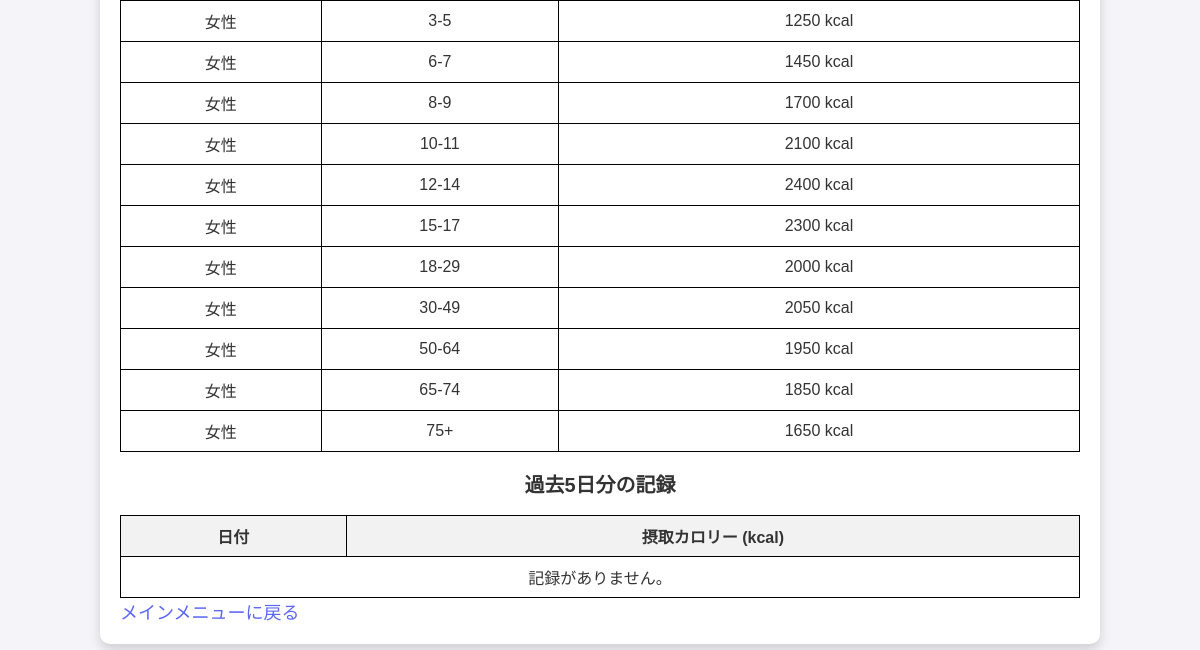
The app's page /accounts/food_record/ (signed in, lower part), older data.
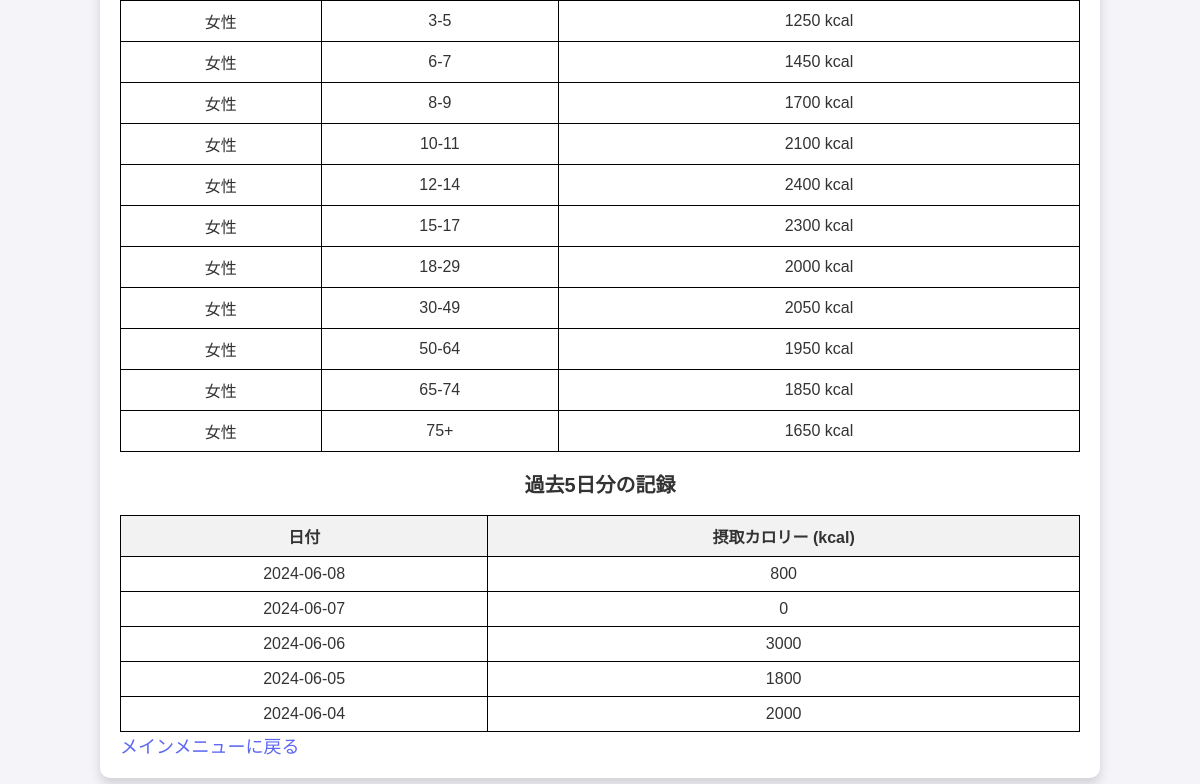
The same page, newer data.
### myapp/models.py (models this page shows, shortened)
class FoodRecord(models.Model):
    user = models.ForeignKey(CustomUser, on_delete=models.CASCADE, verbose_name=_('ユーザー'))
    date = models.DateField(_('日付'))
    calories = models.IntegerField(_('カロリー'))
    description = models.TextField(_('説明'), blank=True, null=True)
    class Meta:
        unique_together = ('user', 'date')

### myapp/views.py (the view)
# urls.py: path('food_record/', views.food_record, name='food_record'),
@login_required
def food_record(request):
    user_profile = UserProfile.objects.get(user=request.user)
    birthdate = user_profile.user.birth_date
    converted_gender = convert_gender(user_profile.user.gender)
    today = date.today()
    age = today.year - birthdate.year - ((today.month, today.day) < (birthdate.month, birthdate.day))
    recommended_calories = get_recommended_calories(age, converted_gender)
    recommended_calories_plus_500 = recommended_calories + 500
    recommended_calories_minus_500 = recommended_calories - 500
    calories_by_age_gender = get_calories_by_age_gender()
    form = FoodRecordForm(request.POST or None)
    if request.method == 'POST' and form.is_valid():
        record = form.save(commit=False)
        record.user = request.user
        record.date = form.cleaned_data['date']
        record.save()
        return redirect('myapp:food_record')
    food_records = FoodRecord.objects.filter(user=request.user).order_by('-date')
    yesterday_calories = food_records.first().calories if food_records.exists() else 0
    goal_calories = user_profile.target_calories
    achievement_percent = (yesterday_calories / goal_calories * 100) if goal_calories else 0
    past_five_days_records = FoodRecord.objects.filter(user=request.user).order_by('-date')[:5]
    context = {
        'form': form,
        'recommended_calories': recommended_calories,
        'recommended_calories_plus_500': recommended_calories_plus_500,
        'recommended_calories_minus_500': recommended_calories_minus_500,
        'calories_by_age_gender': calories_by_age_gender,
        'food_records': food_records,
        'birthdate': birthdate,
        'gender': converted_gender,
        'age': age,
        'today': today,
        'yesterday_calories': yesterday_calories,
        'goal_calories': goal_calories,
        'achievement_percent': achievement_percent,
        'past_five_days_records': past_five_days_records,
    }
    return render(request, 'food_record.html', context)

### myapp/authentication.py (called while the page is built)
    def get_user(self, user_id):
        UserModel = get_user_model()
        try:
            return UserModel.objects.get(pk=user_id)
        except UserModel.DoesNotExist:
            return None

### myapp/views.py (called while the page is built, shortened)
def convert_gender(gender):
    if gender == 'M':
        return '男性'
    elif gender == 'F':
        return '女性'
    else:
        return None

def get_recommended_calories(age, gender):
    print("get_recommended_calories",)
    if age == 0:
        return 500

def get_calories_by_age_gender():
    return {
        '男性': {'0': 500,
            '1-2': 950, '3-5': 1300, '6-7': 1550, '8-9': 1850, '10-11': 2250,
            '12-14': 2600, '15-17': 2800, '18-29': 2650, '30-49': 2700,
            '50-64': 2600, '65-74': 2400, '75+': 2100
        },
        '女性': {'0': 500,
            '1-2': 900, '3-5': 1250, '6-7': 1450, '8-9': 1700, '10-11': 2100,
            '12-14': 2400, '15-17': 2300, '18-29': 2000, '30-49': 2050,
            '50-64': 1950, '65-74': 1850, '75+': 1650
        }
    }

### myapp/templates/food_record.html (shortened to what this page needs)
<!DOCTYPE html>
<html lang="ja">
<head>
    {% load static %}
    <link rel="stylesheet" href="{% static 'css/styles.css' %}">
</head>
<body class="body-background food-record">
    <div class="container">
        <table id="calorie-table">
            <tbody>
                {% for gender, age_groups in calories_by_age_gender.items %}
                {% for age_range, calories in age_groups.items %}
                <tr>
                    <td>{{ gender }}</td>
                    <td>{{ age_range }}</td>
                    <td>{{ calories }} kcal</td>
                </tr>
                {% endfor %}
                {% endfor %}
            </tbody>
        </table>
        <h2>過去5日分の記録</h2>
        <table>
            <thead>
                <tr>
                    <th>日付</th>
                    <th>摂取カロリー (kcal)</th>
                </tr>
            </thead>
            <tbody>
                {% for record in past_five_days_records %}
                <tr>
                    <td>{{ record.date|date:"Y-m-d" }}</td>
                    <td>{{ record.calories }}</td>
                </tr>
                {% empty %}
                <tr>
                    <td colspan="2">記録がありません。</td>
                </tr>
                {% endfor %}
            </tbody>
        </table>
        <div class="text-center">
            <a href="{% url 'myapp:main_menu' %}" class="back-link">メインメニューに戻る</a>
        </div>
    </div>
</body>
</html>

### static/css/styles.css (style rules this page uses)
body, html { font-family: 'Arial', sans-serif; background-color: #f4f4f9; color: #333; margin: 0; padding: 0; font-size: 16px; }
h1, h2 { color: #333; text-align: center; font-weight: bold; }
h2 { font-size: 20px; }
.container, .login-container, .menu-container { width: 100%; max-width: 960px; margin: 30px auto; padding: 20px; background-color: #ffffff; box-shadow: 0 6px 12px rgba(0, 0, 0, 0.15); border-radius: 10px; }
a, .menu-list a { color: #5c67f2; text-decoration: none; font-size: 18px; display: block; }

### myapp/templates/food_record.html (style rules this page uses)
table { width: 100%; border-collapse: collapse; }
th { background-color: #f2f2f2; }

Row changes from the older to the newer data that the page shows:
added FoodRecord: date "2024-06-08", calories "800"
added FoodRecord: date "2024-06-07", calories "0"
added FoodRecord: date "2024-06-06", calories "3000"
added FoodRecord: date "2024-06-05", calories "1800"
added FoodRecord: date "2024-06-04", calories "2000"
Text that changed along with them:
text no longer shown: "記録がありません。"
